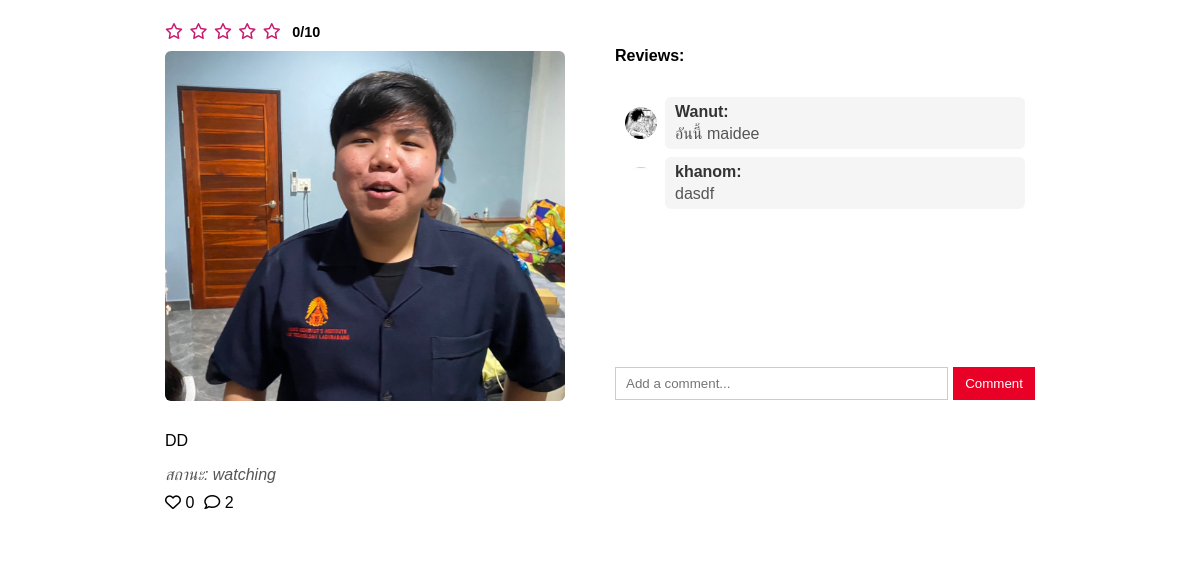
/users/post/6/, run on an earlier commit of the app's database.
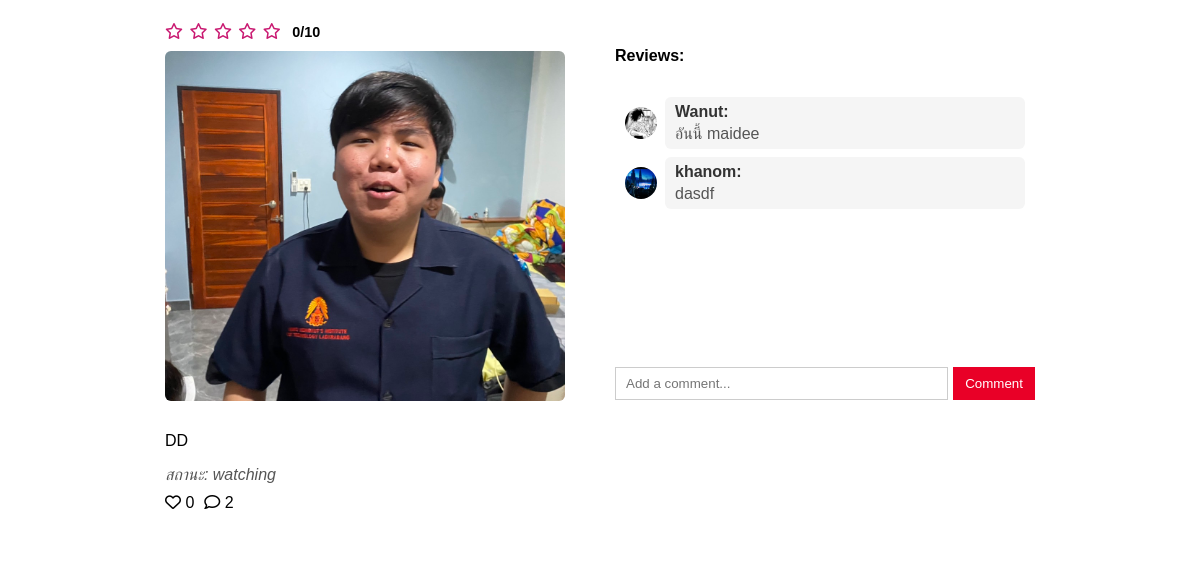
And on a later commit of the database.
### app_users/models.py (models this page shows, shortened)
class Comment(models.Model):
    post = models.ForeignKey('Post', related_name='comments', on_delete=models.CASCADE)
    user = models.ForeignKey(User, on_delete=models.CASCADE)
    content = models.TextField()
    created_at = models.DateTimeField(auto_now_add=True)

class Profile(models.Model):
    user = models.OneToOneField(User, on_delete=models.CASCADE)
    bio = models.TextField(default="", blank=True)
    address = models.TextField(default="", blank=True)
    phone = models.CharField(max_length=15, default="", blank=True)
    profile_image = models.ImageField(upload_to='profile_images/', default='default.png')
    favorite_genres = models.CharField(max_length=255, default="", blank=True)  # แนวอนิเมะที่ชอบ

### app_users/views.py (the view)
# urls.py: path("post/<int:pk>/", views.post_detail, name="post_detail"),
def post_detail(request, pk):
    post = get_object_or_404(Post, pk=pk)
    return render(request, "account/post_detail.html", {"post": post})

### app_users/templates/account/post_detail.html (shortened to what this page needs)
{% load static %}
{% block content %}
<link rel="stylesheet" href="{% static 'app_general/post_detil.css' %}">
<link href="https://cdnjs.cloudflare.com/ajax/libs/font-awesome/6.5.2/css/all.min.css" rel="stylesheet">
<div class="container mt-5">
    <div class="post-box">
        <div class="post-header">
            <div class="rating" aria-label="คะแนน {{ post.score }}/10">
                {% for _ in "12345" %}
                    {% with threshold=forloop.counter|add:forloop.counter %}
                    {% with half=threshold|add:"-1" %}
                        {% if post.score >= threshold %}
                            <i class="fa-solid fa-star"></i>
                        {% elif post.score == half %}
                            <i class="fa-solid fa-star-half-stroke"></i>
                        {% else %}
                            <i class="fa-regular fa-star"></i>
                        {% endif %}
                    {% endwith %}
                    {% endwith %}
                {% endfor %}
                <span class="rating-text">{{ post.score }}/10</span>
            </div>
        </div>
        <div class="mid">
            {% if post.image %}
            <div class="post-image">
                <img src="{{ post.image.url }}" alt="Post">
            </div>
            {% endif %}
            <div class="comments">
                <h4>Reviews:</h4>
                <div class="comments-box" id="commentsBox">
                {% for comment in post.comments.all %}
                    <div class="comment">
                        {% if comment.user.profile.profile_image %}
                            <img src="{{ comment.user.profile.profile_image.url }}"
                                alt="{{ comment.user.username }}"
                                class="comment-pic">
                        {% else %}
                            <img src="{% static 'images/default.png' %}"
                                alt="default profile"
                                class="comment-pic">
                        {% endif %}
                        <div class="buc">
                            <strong>{{ comment.user.username }}:</strong>
                            <p>
                                {{ comment.content }}
                            </p>
                        </div>
                    </div>
                {% empty %}
                    <p>No comments yet.</p>
                {% endfor %}
            </div>
            <form id="commentForm" method="post" action="{% url 'add_comment' post.id %}" class="comment-form">
                <input type="text" name="content" placeholder="Add a comment..." required>
                <button type="submit">Comment</button>
            </form>
            </div>
        </div>
        {% if post.content %}
            <p class="post-content">{{ post.content }}</p>
        {% endif %}
        {% if post.state %}
            <p class="post-state">สถานะ: {{ post.state }}</p>
        {% endif %}
        <div class="post-meta">
            <span class="like-btn" onclick="toggleLike('{{ post.pk }}', event)">
                {% if post.is_liked %}
                    <i id="like-icon-{{ post.pk }}" class="fa-solid fa-heart" style="color:red;"></i>
                {% else %}
                    <i id="like-icon-{{ post.pk }}" class="fa-regular fa-heart"></i>
                {% endif %}
                <span id="like-count-{{ post.pk }}">{{ post.likes.count }}</span>
            </span>
            <span><i class="fa-regular fa-comment"></i> {{ post.comments.count }}</span>
        </div>
    </div>
</div>
{% endblock %}

What changed in the data, as far as the page shows it:
changed through a linked row, Comment "dasdf": user.profile.profile_image: a different picture
